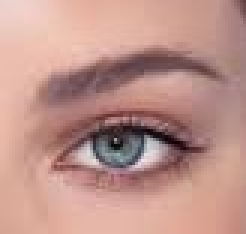
#> input picture eye.jpg, 82 x 78 px (shown 3 times larger)
$ python untitled0.py
#> lines starting #> are read from the running program, lines starting #| are printed output that depends on the picture
# -*- coding: utf-8 -*-
"""
Created on Tue Nov 28 08:51:07 2017

@author: extra
"""
"""
import cv2

import numpy as np

img = cv2.imread('FB_IMG_1463846848502.jpg')
cv2.imshow('image ',img)
cv2.waitKey(1)

img = cv2.medianBlur(img,5)
img = cv2.cvtColor(img, cv2.COLOR_RGB2GRAY)
cimg = cv2.cvtColor(img,cv2.COLOR_GRAY2BGR)

circles = cv2.HoughCircles(img, cv2.HOUGH_GRADIENT, 1, 20, param1=50, param2=30, minRadius=0, maxRadius=0)


print (circles)
      #circles = np.uint16(np.around(circles))
for i in circles[0,:]:
        cv2.circle(cimg,(i[0],i[1]),i[2],(0,255,0),1) # draw the outer circle
        cv2.circle(cimg,(i[0],i[1]),2,(0,0,255),3) # draw the center of the circle
        key = cv2.waitKey(20)
        if key == 27: # exit on ESC
           break
cv2.destroyWindow("preview")
"""

import cv2
import numpy as np

img = cv2.imread('eye.jpg',0)
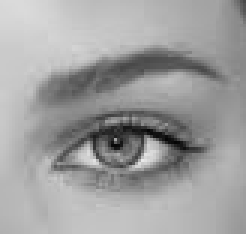
#> img: shape (78, 82) (shown 3 times larger); min 5, max 233, mean 159.3
img = cv2.medianBlur(img,3)
cimg = cv2.cvtColor(img,cv2.COLOR_GRAY2BGR)

circles = cv2.HoughCircles(img,cv2.HOUGH_GRADIENT,1,20,
                            param1=50,param2=30,minRadius=0,maxRadius=0)
#> circles = [[39.5, 45.5, 9.6]]

circles = np.uint16(np.around(circles))
#> circles = [[40, 46, 10]]
for i in circles[0,:]:
    # draw the outer circle
    cv2.circle(cimg,(i[0],i[1]),i[2],(0,255,0),2)
    # draw the center of the circle
    cv2.circle(cimg,(i[0],i[1]),2,(0,0,255),3)
#> this loop made 1 pass
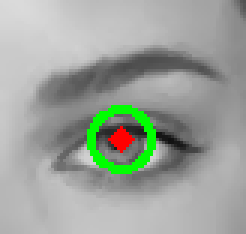
#> cimg: shape (78, 82, 3) (shown 3 times larger); mean B, G, R 155.3, 163, 156.9

cv2.imshow('detected circles',cimg)
cv2.waitKey(0)
cv2.destroyAllWindows()
"""
import cv2
import numpy as np

img = cv2.imread('FB_IMG_1463846848502.jpg')
cv2.imshow("preview", img)
cv2.waitKey(1)
img = cv2.medianBlur(img,51)
imgg = cv2.cvtColor(img, cv2.COLOR_RGB2GRAY)
cimg = cv2.cvtColor(imgg,cv2.COLOR_GRAY2BGR)
circles = cv2.HoughCircles(imgg,cv2.HOUGH_GRADIENT,1,20,param1=50,param2=30,minRadius=0,maxRadius=0)
if circles is None:
    print("problem")

print (circles)
circles = np.uint16(np.around(circles))
for i in circles[0,:]:
    # draw the outer circle
    cv2.circle(cimg,(i[0],i[1]),i[2],(0,255,0),2)
    # draw the center of the circle
    cv2.circle(cimg,(i[0],i[1]),2,(0,0,255),3)


cv2.destroyWindow("preview")
"""

$ run again, with 24740145_1898395190381100_843967623_o.jpg copied over eye.jpg
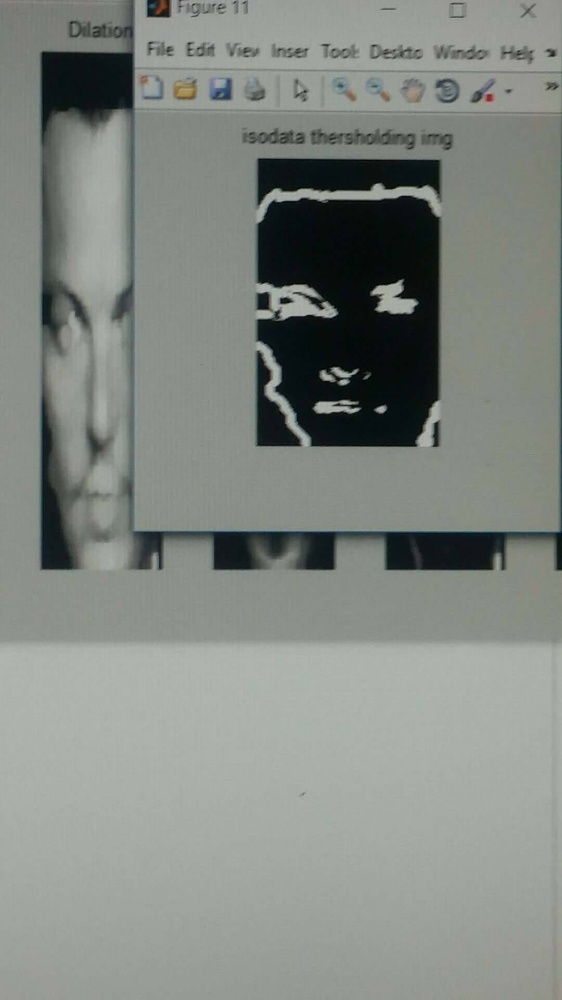
#> input picture 24740145_1898395190381100_843967623_o.jpg, 562 x 1000 px, shrunk from 1080 x 1920 before the run
#> `circles = cv2.HoughCircles(img,cv2.HOUGH_GRADIENT,1,20, param1=50,para..`: circles = 373 rows, first 8: [344.5, 347.5, 295.8], [240.5, 245.5, 198.8], [323.5, 332.5, 282.1], [378.5, 321.5, 252.8], [190.5, 314.5, 247.9], [328.5, 260.5, 278.2], [223.5, 322.5, 214.8], [229.5, 224.5, 178.5]
#> `circles = np.uint16(np.around(circles))`: circles = 373 rows, first 8: [344, 348, 296], [240, 246, 199], [324, 332, 282], [378, 322, 253], [190, 314, 248], [328, 260, 278], [224, 322, 215], [230, 224, 178]
#> the loop `for i in circles[0,:]:` made 373 passes
#> after the loop `for i in circles[0,:]:`:
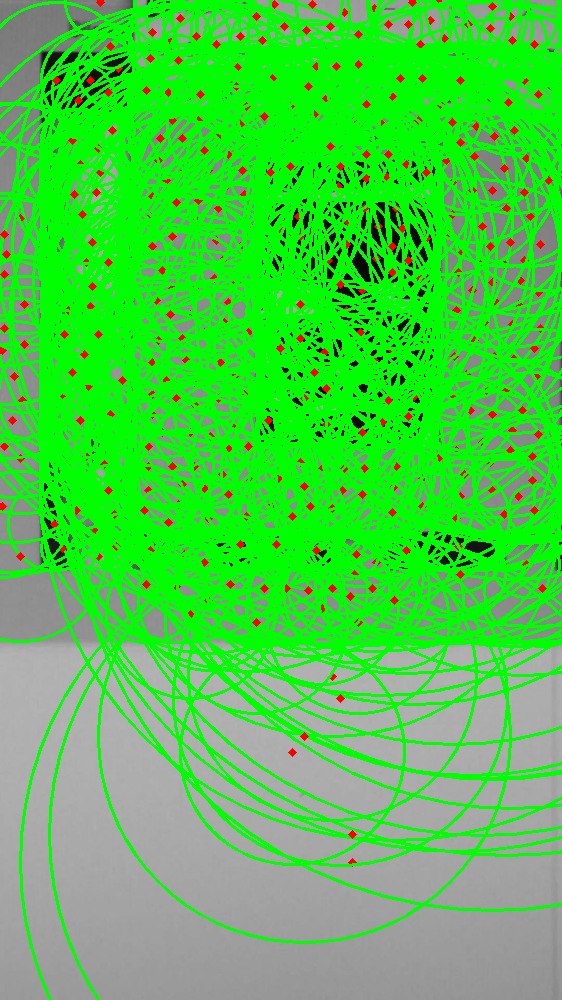
#> cimg: shape (1000, 562, 3); mean B, G, R 69.5, 202.9, 74.2

$ run again, with 24826028_1898394947047791_537461716_o.jpg copied over eye.jpg
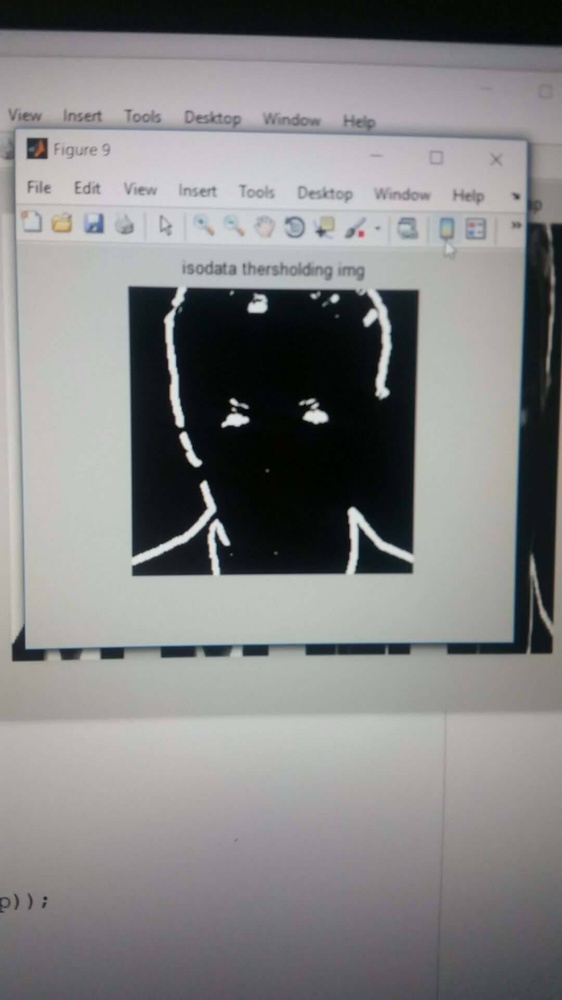
#> input picture 24826028_1898394947047791_537461716_o.jpg, 562 x 1000 px, shrunk from 1080 x 1920 before the run
#> `circles = cv2.HoughCircles(img,cv2.HOUGH_GRADIENT,1,20, param1=50,para..`: circles = 384 rows, first 8: [288.5, 386.5, 271.9], [283.5, 330.5, 268.6], [288.5, 460.5, 269.6], [259.5, 382.5, 261.8], [283.5, 410.5, 277.8], [190.5, 390.5, 184.9], [239.5, 350.5, 223.8], [258.5, 414.5, 301.2]
#> `circles = np.uint16(np.around(circles))`: circles = 384 rows, first 8: [288, 386, 272], [284, 330, 269], [288, 460, 270], [260, 382, 262], [284, 410, 278], [190, 390, 185], [240, 350, 224], [258, 414, 301]
#> the loop `for i in circles[0,:]:` made 384 passes
#> after the loop `for i in circles[0,:]:`:
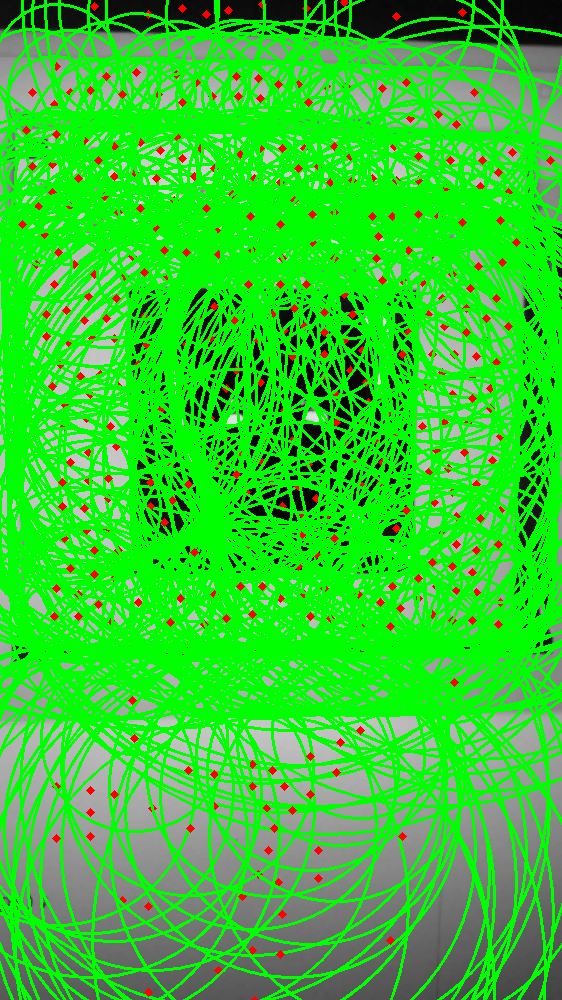
#> cimg: shape (1000, 562, 3); mean B, G, R 44.6, 203.4, 49.6
